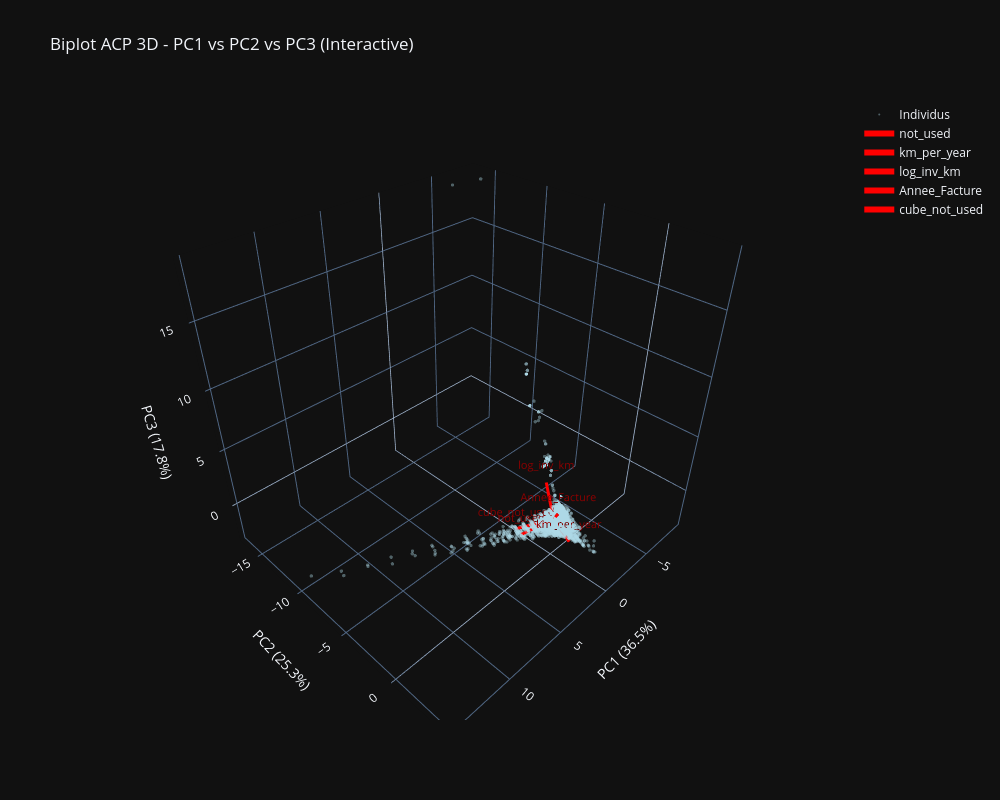

Notebook cell for this chart:
### Code cell
# Plot PCA
plot_pca_biplot_adaptive(X_num_scaled, numeric_cols, n_components='auto')

### Figure 1 — Plotly figure (JSON) as saved in the notebook; plotly's stock layout.template omitted (floating-point values rounded to 4 significant figures; data arrays with more than 128 entries replaced by an {"elided": "..."} marker saying what was removed)
{"data": [{"hoverinfo": "skip", "marker": {"color": "lightblue", "opacity": 0.4, "size": 2}, "mode": "markers", "name": "Individus", "x": {"elided": "5000 float values"}, "y": {"elided": "5000 float values"}, "z": {"elided": "5000 float values"}, "type": "scatter3d"}, {"hoverinfo": "skip", "line": {"color": "red", "width": 6}, "mode": "lines+text", "name": "not_used", "showlegend": true, "text": ["", "not_used"], "textfont": {"color": "darkred", "size": 11}, "textposition": "top center", "x": [0, 2.683], "y": [0, -0.6907], "z": [0, -0.0996], "type": "scatter3d"}, {"hoverinfo": "skip", "line": {"color": "red", "width": 6}, "mode": "lines+text", "name": "km_per_year", "showlegend": true, "text": ["", "km_per_year"], "textfont": {"color": "darkred", "size": 11}, "textposition": "top center", "x": [0, 0.8993], "y": [0, 2.123], "z": [0, -0.06464], "type": "scatter3d"}, {"hoverinfo": "skip", "line": {"color": "red", "width": 6}, "mode": "lines+text", "name": "log_inv_km", "showlegend": true, "text": ["", "log_inv_km"], "textfont": {"color": "darkred", "size": 11}, "textposition": "top center", "x": [0, -1.05], "y": [0, -1.691], "z": [0, 1.768], "type": "scatter3d"}, {"hoverinfo": "skip", "line": {"color": "red", "width": 6}, "mode": "lines+text", "name": "Annee_Facture", "showlegend": true, "text": ["", "Annee_Facture"], "textfont": {"color": "darkred", "size": 11}, "textposition": "top center", "x": [0, 1.273], "y": [0, 1.23], "z": [0, 2.191], "type": "scatter3d"}, {"hoverinfo": "skip", "line": {"color": "red", "width": 6}, "mode": "lines+text", "name": "cube_not_used", "showlegend": true, "text": ["", "cube_not_used"], "textfont": {"color": "darkred", "size": 11}, "textposition": "top center", "x": [0, 2.382], "y": [0, -1.426], "z": [0, -0.2546], "type": "scatter3d"}], "layout": {"scene": {"xaxis": {"title": {"text": "PC1 (36.5%)"}, "showgrid": true, "zeroline": true}, "yaxis": {"title": {"text": "PC2 (25.3%)"}, "showgrid": true, "zeroline": true}, "zaxis": {"title": {"text": "PC3 (17.8%)"}, "showgrid": true, "zeroline": true}}, "title": {"text": "Biplot ACP 3D - PC1 vs PC2 vs PC3 (Interactive)"}, "width": 1000, "height": 800, "showlegend": true}}
